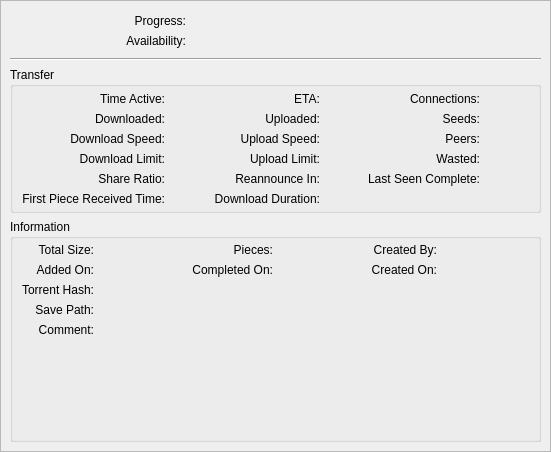
<?xml version="1.0" encoding="UTF-8"?>
<ui version="4.0">
 <class>PropertiesWidget</class>
 <widget class="QWidget" name="PropertiesWidget">
  <property name="geometry">
   <rect>
    <x>0</x>
    <y>0</y>
    <width>551</width>
    <height>452</height>
   </rect>
  </property>
  <layout class="QVBoxLayout" name="verticalLayout">
   <property name="leftMargin">
    <number>0</number>
   </property>
   <property name="topMargin">
    <number>0</number>
   </property>
   <property name="rightMargin">
    <number>0</number>
   </property>
   <property name="bottomMargin">
    <number>0</number>
   </property>
   <property name="spacing">
    <number>0</number>
   </property>
   <item>
    <widget class="QStackedWidget" name="stackedProperties">
     <property name="currentIndex">
      <number>0</number>
     </property>
     <widget class="QWidget" name="pageGeneral">
      <layout class="QVBoxLayout" name="verticalLayout_7">
       <property name="leftMargin">
        <number>0</number>
       </property>
       <property name="topMargin">
        <number>0</number>
       </property>
       <property name="rightMargin">
        <number>0</number>
       </property>
       <property name="bottomMargin">
        <number>0</number>
       </property>
       <item>
        <widget class="QScrollArea" name="scrollArea">
         <property name="widgetResizable">
          <bool>true</bool>
         </property>
         <widget class="QWidget" name="scrollAreaWidgetContents">
          <property name="geometry">
           <rect>
            <x>0</x>
            <y>0</y>
            <width>549</width>
            <height>450</height>
           </rect>
          </property>
          <layout class="QVBoxLayout" name="verticalLayout_2">
           <item>
            <widget class="QWidget" name="groupBar" native="true">
             <layout class="QGridLayout" name="groupBarLayout">
              <property name="topMargin">
               <number>4</number>
              </property>
              <property name="bottomMargin">
               <number>4</number>
              </property>
              <item row="0" column="0">
               <widget class="QLabel" name="labelDownloadedPieces">
                <property name="sizePolicy">
                 <sizepolicy hsizetype="Minimum" vsizetype="Preferred">
                  <horstretch>0</horstretch>
                  <verstretch>0</verstretch>
                 </sizepolicy>
                </property>
                <property name="text">
                 <string>Progress:</string>
                </property>
                <property name="alignment">
                 <set>Qt::AlignRight|Qt::AlignTrailing|Qt::AlignVCenter</set>
                </property>
               </widget>
              </item>
              <item row="0" column="2">
               <widget class="QLabel" name="labelProgressVal">
                <property name="sizePolicy">
                 <sizepolicy hsizetype="Minimum" vsizetype="Preferred">
                  <horstretch>0</horstretch>
                  <verstretch>0</verstretch>
                 </sizepolicy>
                </property>
                <property name="textFormat">
                 <enum>Qt::PlainText</enum>
                </property>
               </widget>
              </item>
              <item row="1" column="0">
               <widget class="QLabel" name="labelPiecesAvailability">
                <property name="sizePolicy">
                 <sizepolicy hsizetype="Minimum" vsizetype="Preferred">
                  <horstretch>0</horstretch>
                  <verstretch>0</verstretch>
                 </sizepolicy>
                </property>
                <property name="text">
                 <string>Availability:</string>
                </property>
                <property name="alignment">
                 <set>Qt::AlignRight|Qt::AlignTrailing|Qt::AlignVCenter</set>
                </property>
               </widget>
              </item>
              <item row="1" column="2">
               <widget class="QLabel" name="labelAverageAvailabilityVal">
                <property name="sizePolicy">
                 <sizepolicy hsizetype="Minimum" vsizetype="Preferred">
                  <horstretch>0</horstretch>
                  <verstretch>0</verstretch>
                 </sizepolicy>
                </property>
                <property name="textFormat">
                 <enum>Qt::PlainText</enum>
                </property>
               </widget>
              </item>
              <item row="1" column="1">
               <widget class="QLabel" name="tempAvailabilityBarArea">
                <property name="textFormat">
                 <enum>Qt::PlainText</enum>
                </property>
               </widget>
              </item>
              <item row="0" column="1">
               <widget class="QLabel" name="tempProgressBarArea">
                <property name="textFormat">
                 <enum>Qt::PlainText</enum>
                </property>
               </widget>
              </item>
             </layout>
            </widget>
           </item>
           <item>
            <widget class="Line" name="lineBelowBars">
             <property name="orientation">
              <enum>Qt::Horizontal</enum>
             </property>
            </widget>
           </item>
           <item>
            <widget class="QGroupBox" name="groupTransferBox">
             <property name="title">
              <string>Transfer</string>
             </property>
             <layout class="QGridLayout" name="gridLayout_2">
              <property name="topMargin">
               <number>5</number>
              </property>
              <property name="bottomMargin">
               <number>4</number>
              </property>
              <item row="2" column="1">
               <widget class="QLabel" name="labelDlSpeedVal">
                <property name="sizePolicy">
                 <sizepolicy hsizetype="Expanding" vsizetype="Preferred">
                  <horstretch>0</horstretch>
                  <verstretch>0</verstretch>
                 </sizepolicy>
                </property>
                <property name="textFormat">
                 <enum>Qt::PlainText</enum>
                </property>
               </widget>
              </item>
              <item row="2" column="2">
               <widget class="QLabel" name="labelUpSpeed">
                <property name="sizePolicy">
                 <sizepolicy hsizetype="Minimum" vsizetype="Preferred">
                  <horstretch>0</horstretch>
                  <verstretch>0</verstretch>
                 </sizepolicy>
                </property>
                <property name="text">
                 <string>Upload Speed:</string>
                </property>
                <property name="alignment">
                 <set>Qt::AlignRight|Qt::AlignTrailing|Qt::AlignVCenter</set>
                </property>
               </widget>
              </item>
              <item row="2" column="3" colspan="4">
               <widget class="QLabel" name="labelUpSpeedVal">
                <property name="sizePolicy">
                 <sizepolicy hsizetype="Expanding" vsizetype="Preferred">
                  <horstretch>0</horstretch>
                  <verstretch>0</verstretch>
                 </sizepolicy>
                </property>
                <property name="textFormat">
                 <enum>Qt::PlainText</enum>
                </property>
               </widget>
              </item>
              <item row="2" column="4">
               <widget class="QLabel" name="labelPeers">
                <property name="sizePolicy">
                 <sizepolicy hsizetype="Minimum" vsizetype="Preferred">
                  <horstretch>0</horstretch>
                  <verstretch>0</verstretch>
                 </sizepolicy>
                </property>
                <property name="text">
                 <string>Peers:</string>
                </property>
                <property name="alignment">
                 <set>Qt::AlignRight|Qt::AlignTrailing|Qt::AlignVCenter</set>
                </property>
               </widget>
              </item>
              <item row="0" column="4">
               <widget class="QLabel" name="labelConnections">
                <property name="sizePolicy">
                 <sizepolicy hsizetype="Minimum" vsizetype="Preferred">
                  <horstretch>0</horstretch>
                  <verstretch>0</verstretch>
                 </sizepolicy>
                </property>
                <property name="text">
                 <string>Connections:</string>
                </property>
                <property name="alignment">
                 <set>Qt::AlignRight|Qt::AlignTrailing|Qt::AlignVCenter</set>
                </property>
               </widget>
              </item>
              <item row="4" column="3">
               <widget class="QLabel" name="labelReannounceInVal">
                <property name="sizePolicy">
                 <sizepolicy hsizetype="Expanding" vsizetype="Preferred">
                  <horstretch>0</horstretch>
                  <verstretch>0</verstretch>
                 </sizepolicy>
                </property>
                <property name="textFormat">
                 <enum>Qt::PlainText</enum>
                </property>
               </widget>
              </item>
              <item row="0" column="3">
               <widget class="QLabel" name="labelETAVal">
                <property name="sizePolicy">
                 <sizepolicy hsizetype="Expanding" vsizetype="Preferred">
                  <horstretch>0</horstretch>
                  <verstretch>0</verstretch>
                 </sizepolicy>
                </property>
                <property name="textFormat">
                 <enum>Qt::PlainText</enum>
                </property>
               </widget>
              </item>
              <item row="3" column="0">
               <widget class="QLabel" name="labelDlLimit">
                <property name="sizePolicy">
                 <sizepolicy hsizetype="Minimum" vsizetype="Preferred">
                  <horstretch>0</horstretch>
                  <verstretch>0</verstretch>
                 </sizepolicy>
                </property>
                <property name="text">
                 <string>Download Limit:</string>
                </property>
                <property name="alignment">
                 <set>Qt::AlignRight|Qt::AlignTrailing|Qt::AlignVCenter</set>
                </property>
               </widget>
              </item>
              <item row="4" column="0">
               <widget class="QLabel" name="labelRatio">
                <property name="sizePolicy">
                 <sizepolicy hsizetype="Minimum" vsizetype="Preferred">
                  <horstretch>0</horstretch>
                  <verstretch>0</verstretch>
                 </sizepolicy>
                </property>
                <property name="text">
                 <string>Share Ratio:</string>
                </property>
                <property name="alignment">
                 <set>Qt::AlignRight|Qt::AlignTrailing|Qt::AlignVCenter</set>
                </property>
               </widget>
              </item>
              <item row="0" column="5">
               <widget class="QLabel" name="labelConnectionsVal">
                <property name="sizePolicy">
                 <sizepolicy hsizetype="Expanding" vsizetype="Preferred">
                  <horstretch>0</horstretch>
                  <verstretch>0</verstretch>
                 </sizepolicy>
                </property>
                <property name="textFormat">
                 <enum>Qt::PlainText</enum>
                </property>
               </widget>
              </item>
              <item row="2" column="5">
               <widget class="QLabel" name="labelPeersVal">
                <property name="sizePolicy">
                 <sizepolicy hsizetype="Expanding" vsizetype="Preferred">
                  <horstretch>0</horstretch>
                  <verstretch>0</verstretch>
                 </sizepolicy>
                </property>
                <property name="textFormat">
                 <enum>Qt::PlainText</enum>
                </property>
               </widget>
              </item>
              <item row="1" column="0">
               <widget class="QLabel" name="labelDownloaded">
                <property name="sizePolicy">
                 <sizepolicy hsizetype="Minimum" vsizetype="Preferred">
                  <horstretch>0</horstretch>
                  <verstretch>0</verstretch>
                 </sizepolicy>
                </property>
                <property name="text">
                 <string>Downloaded:</string>
                </property>
                <property name="alignment">
                 <set>Qt::AlignRight|Qt::AlignTrailing|Qt::AlignVCenter</set>
                </property>
               </widget>
              </item>
              <item row="3" column="2">
               <widget class="QLabel" name="labelUpLimit">
                <property name="sizePolicy">
                 <sizepolicy hsizetype="Minimum" vsizetype="Preferred">
                  <horstretch>0</horstretch>
                  <verstretch>0</verstretch>
                 </sizepolicy>
                </property>
                <property name="text">
                 <string>Upload Limit:</string>
                </property>
                <property name="alignment">
                 <set>Qt::AlignRight|Qt::AlignTrailing|Qt::AlignVCenter</set>
                </property>
               </widget>
              </item>
              <item row="4" column="4">
               <widget class="QLabel" name="labelLastSeenComplete">
                <property name="sizePolicy">
                 <sizepolicy hsizetype="Minimum" vsizetype="Preferred">
                  <horstretch>0</horstretch>
                  <verstretch>0</verstretch>
                 </sizepolicy>
                </property>
                <property name="text">
                 <string>Last Seen Complete:</string>
                </property>
                <property name="alignment">
                 <set>Qt::AlignRight|Qt::AlignTrailing|Qt::AlignVCenter</set>
                </property>
               </widget>
              </item>
              <item row="3" column="1">
               <widget class="QLabel" name="labelDlLimitVal">
                <property name="sizePolicy">
                 <sizepolicy hsizetype="Expanding" vsizetype="Preferred">
                  <horstretch>0</horstretch>
                  <verstretch>0</verstretch>
                 </sizepolicy>
                </property>
                <property name="textFormat">
                 <enum>Qt::PlainText</enum>
                </property>
               </widget>
              </item>
              <item row="1" column="3" colspan="4">
               <widget class="QLabel" name="labelUpTotalVal">
                <property name="sizePolicy">
                 <sizepolicy hsizetype="Expanding" vsizetype="Preferred">
                  <horstretch>0</horstretch>
                  <verstretch>0</verstretch>
                 </sizepolicy>
                </property>
                <property name="textFormat">
                 <enum>Qt::PlainText</enum>
                </property>
               </widget>
              </item>
              <item row="4" column="2">
               <widget class="QLabel" name="labelReannounceIn">
                <property name="sizePolicy">
                 <sizepolicy hsizetype="Minimum" vsizetype="Preferred">
                  <horstretch>0</horstretch>
                  <verstretch>0</verstretch>
                 </sizepolicy>
                </property>
                <property name="text">
                 <string>Reannounce In:</string>
                </property>
                <property name="alignment">
                 <set>Qt::AlignRight|Qt::AlignTrailing|Qt::AlignVCenter</set>
                </property>
               </widget>
              </item>
              <item row="4" column="5">
               <widget class="QLabel" name="labelLastSeenCompleteVal">
                <property name="sizePolicy">
                 <sizepolicy hsizetype="Expanding" vsizetype="Preferred">
                  <horstretch>0</horstretch>
                  <verstretch>0</verstretch>
                 </sizepolicy>
                </property>
                <property name="textFormat">
                 <enum>Qt::PlainText</enum>
                </property>
               </widget>
              </item>
              <item row="1" column="4">
               <widget class="QLabel" name="labelSeeds">
                <property name="sizePolicy">
                 <sizepolicy hsizetype="Minimum" vsizetype="Preferred">
                  <horstretch>0</horstretch>
                  <verstretch>0</verstretch>
                 </sizepolicy>
                </property>
                <property name="text">
                 <string>Seeds:</string>
                </property>
                <property name="alignment">
                 <set>Qt::AlignRight|Qt::AlignTrailing|Qt::AlignVCenter</set>
                </property>
               </widget>
              </item>
              <item row="2" column="0">
               <widget class="QLabel" name="labelDlSpeed">
                <property name="sizePolicy">
                 <sizepolicy hsizetype="Minimum" vsizetype="Preferred">
                  <horstretch>0</horstretch>
                  <verstretch>0</verstretch>
                 </sizepolicy>
                </property>
                <property name="text">
                 <string>Download Speed:</string>
                </property>
                <property name="alignment">
                 <set>Qt::AlignRight|Qt::AlignTrailing|Qt::AlignVCenter</set>
                </property>
               </widget>
              </item>
              <item row="1" column="1">
               <widget class="QLabel" name="labelDlTotalVal">
                <property name="sizePolicy">
                 <sizepolicy hsizetype="Expanding" vsizetype="Preferred">
                  <horstretch>0</horstretch>
                  <verstretch>0</verstretch>
                 </sizepolicy>
                </property>
                <property name="textFormat">
                 <enum>Qt::PlainText</enum>
                </property>
               </widget>
              </item>
              <item row="3" column="5">
               <widget class="QLabel" name="labelWastedVal">
                <property name="sizePolicy">
                 <sizepolicy hsizetype="Expanding" vsizetype="Preferred">
                  <horstretch>0</horstretch>
                  <verstretch>0</verstretch>
                 </sizepolicy>
                </property>
                <property name="textFormat">
                 <enum>Qt::PlainText</enum>
                </property>
               </widget>
              </item>
                 <item row="5" column="3">
                     <widget class="QLabel" name="labelDlDurationVal">
                         <property name="sizePolicy">
                             <sizepolicy hsizetype="Expanding" vsizetype="Preferred">
                                 <horstretch>0</horstretch>
                                 <verstretch>0</verstretch>
                             </sizepolicy>
                         </property>
                         <property name="textFormat">
                             <enum>Qt::PlainText</enum>
                         </property>
                     </widget>
                 </item>
                 <item row="5" column="1">
                     <widget class="QLabel" name="labelFirstPieceVal">
                         <property name="sizePolicy">
                             <sizepolicy hsizetype="Expanding" vsizetype="Preferred">
                                 <horstretch>0</horstretch>
                                 <verstretch>0</verstretch>
                             </sizepolicy>
                         </property>
                         <property name="textFormat">
                             <enum>Qt::PlainText</enum>
                         </property>
                     </widget>
                 </item>
            
              <item row="4" column="1">
               <widget class="QLabel" name="labelShareRatioVal">
                <property name="sizePolicy">
                 <sizepolicy hsizetype="Expanding" vsizetype="Preferred">
                  <horstretch>0</horstretch>
                  <verstretch>0</verstretch>
                 </sizepolicy>
                </property>
                <property name="textFormat">
                 <enum>Qt::PlainText</enum>
                </property>
               </widget>
              </item>
              <item row="1" column="2">
               <widget class="QLabel" name="labelUploaded">
                <property name="sizePolicy">
                 <sizepolicy hsizetype="Minimum" vsizetype="Preferred">
                  <horstretch>0</horstretch>
                  <verstretch>0</verstretch>
                 </sizepolicy>
                </property>
                <property name="text">
                 <string>Uploaded:</string>
                </property>
                <property name="alignment">
                 <set>Qt::AlignRight|Qt::AlignTrailing|Qt::AlignVCenter</set>
                </property>
               </widget>
              </item>
              <item row="1" column="5">
               <widget class="QLabel" name="labelSeedsVal">
                <property name="sizePolicy">
                 <sizepolicy hsizetype="Expanding" vsizetype="Preferred">
                  <horstretch>0</horstretch>
                  <verstretch>0</verstretch>
                 </sizepolicy>
                </property>
                <property name="textFormat">
                 <enum>Qt::PlainText</enum>
                </property>
               </widget>
              </item>
              <item row="0" column="1">
               <widget class="QLabel" name="labelElapsedVal">
                <property name="sizePolicy">
                 <sizepolicy hsizetype="Expanding" vsizetype="Preferred">
                  <horstretch>0</horstretch>
                  <verstretch>0</verstretch>
                 </sizepolicy>
                </property>
                <property name="textFormat">
                 <enum>Qt::PlainText</enum>
                </property>
               </widget>
              </item>
              <item row="0" column="0">
               <widget class="QLabel" name="labelTimeActive">
                <property name="sizePolicy">
                 <sizepolicy hsizetype="Minimum" vsizetype="Preferred">
                  <horstretch>0</horstretch>
                  <verstretch>0</verstretch>
                 </sizepolicy>
                </property>
                <property name="text">
                 <string extracomment="Time (duration) the torrent is active (not paused)">Time Active:</string>
                </property>
                <property name="alignment">
                 <set>Qt::AlignRight|Qt::AlignTrailing|Qt::AlignVCenter</set>
                </property>
               </widget>
              </item>
              <item row="3" column="3">
               <widget class="QLabel" name="labelUpLimitVal">
                <property name="sizePolicy">
                 <sizepolicy hsizetype="Expanding" vsizetype="Preferred">
                  <horstretch>0</horstretch>
                  <verstretch>0</verstretch>
                 </sizepolicy>
                </property>
                <property name="textFormat">
                 <enum>Qt::PlainText</enum>
                </property>
               </widget>
              </item>
              <item row="0" column="2">
               <widget class="QLabel" name="labelETA">
                <property name="sizePolicy">
                 <sizepolicy hsizetype="Minimum" vsizetype="Preferred">
                  <horstretch>0</horstretch>
                  <verstretch>0</verstretch>
                 </sizepolicy>
                </property>
                <property name="text">
                 <string>ETA:</string>
                </property>
                <property name="alignment">
                 <set>Qt::AlignRight|Qt::AlignTrailing|Qt::AlignVCenter</set>
                </property>
               </widget>
              </item>
              <item row="3" column="4">
               <widget class="QLabel" name="labelWasted">
                <property name="sizePolicy">
                 <sizepolicy hsizetype="Minimum" vsizetype="Preferred">
                  <horstretch>0</horstretch>
                  <verstretch>0</verstretch>
                 </sizepolicy>
                </property>
                <property name="text">
                 <string>Wasted:</string>
                </property>
                <property name="alignment">
                 <set>Qt::AlignRight|Qt::AlignTrailing|Qt::AlignVCenter</set>
                </property>
               </widget>
              </item>
                <item row="5" column="2">
                    <widget class="QLabel" name="labelDlDuration">
                        <property name="sizePolicy">
                            <sizepolicy hsizetype="Minimum" vsizetype="Preferred">
                                <horstretch>0</horstretch>
                                <verstretch>0</verstretch>
                            </sizepolicy>
                        </property>
                        <property name="text">
                            <string>Download Duration:</string>
                        </property>
                        <property name="alignment">
                            <set>Qt::AlignRight|Qt::AlignTrailing|Qt::AlignVCenter</set>
                        </property>
                    </widget>
                </item>
              <item row="5" column="0">
                  <widget class="QLabel" name="labelFirstPiece">
                      <property name="sizePolicy">
                          <sizepolicy hsizetype="Minimum" vsizetype="Preferred">
                              <horstretch>0</horstretch>
                              <verstretch>0</verstretch>
                          </sizepolicy>
                      </property>
                      <property name="text">
                          <string>First Piece Received Time:</string>
                      </property>
                      <property name="alignment">
                          <set>Qt::AlignRight|Qt::AlignTrailing|Qt::AlignVCenter</set>
                      </property>
                  </widget>
              </item>
             </layout>
            </widget>
           </item>
           <item>
            <widget class="QGroupBox" name="groupInfosBox">
             <property name="title">
              <string>Information</string>
             </property>
             <layout class="QGridLayout" name="gridLayout">
              <property name="topMargin">
               <number>4</number>
              </property>
              <property name="bottomMargin">
               <number>2</number>
              </property>
              <item row="0" column="0">
               <widget class="QLabel" name="labelTotalSize">
                <property name="sizePolicy">
                 <sizepolicy hsizetype="Minimum" vsizetype="Preferred">
                  <horstretch>0</horstretch>
                  <verstretch>0</verstretch>
                 </sizepolicy>
                </property>
                <property name="text">
                 <string>Total Size:</string>
                </property>
                <property name="alignment">
                 <set>Qt::AlignRight|Qt::AlignTrailing|Qt::AlignVCenter</set>
                </property>
               </widget>
              </item>
              <item row="0" column="1">
               <widget class="QLabel" name="labelTotalSizeVal">
                <property name="sizePolicy">
                 <sizepolicy hsizetype="Expanding" vsizetype="Preferred">
                  <horstretch>0</horstretch>
                  <verstretch>0</verstretch>
                 </sizepolicy>
                </property>
                <property name="textFormat">
                 <enum>Qt::PlainText</enum>
                </property>
               </widget>
              </item>
              <item row="0" column="2">
               <widget class="QLabel" name="labelTotalPieces">
                <property name="sizePolicy">
                 <sizepolicy hsizetype="Minimum" vsizetype="Preferred">
                  <horstretch>0</horstretch>
                  <verstretch>0</verstretch>
                 </sizepolicy>
                </property>
                <property name="text">
                 <string>Pieces:</string>
                </property>
                <property name="alignment">
                 <set>Qt::AlignRight|Qt::AlignTrailing|Qt::AlignVCenter</set>
                </property>
               </widget>
              </item>
              <item row="0" column="3">
               <widget class="QLabel" name="labelTotalPiecesVal">
                <property name="sizePolicy">
                 <sizepolicy hsizetype="Expanding" vsizetype="Preferred">
                  <horstretch>0</horstretch>
                  <verstretch>0</verstretch>
                 </sizepolicy>
                </property>
                <property name="textFormat">
                 <enum>Qt::PlainText</enum>
                </property>
               </widget>
              </item>
              <item row="0" column="4">
               <widget class="QLabel" name="labelCreatedBy">
                <property name="sizePolicy">
                 <sizepolicy hsizetype="Minimum" vsizetype="Preferred">
                  <horstretch>0</horstretch>
                  <verstretch>0</verstretch>
                 </sizepolicy>
                </property>
                <property name="text">
                 <string>Created By:</string>
                </property>
                <property name="alignment">
                 <set>Qt::AlignRight|Qt::AlignTrailing|Qt::AlignVCenter</set>
                </property>
               </widget>
              </item>
              <item row="0" column="5">
               <widget class="QLabel" name="labelCreatedByVal">
                <property name="sizePolicy">
                 <sizepolicy hsizetype="Expanding" vsizetype="Preferred">
                  <horstretch>0</horstretch>
                  <verstretch>0</verstretch>
                 </sizepolicy>
                </property>
                <property name="textFormat">
                 <enum>Qt::PlainText</enum>
                </property>
               </widget>
              </item>
              <item row="1" column="0">
               <widget class="QLabel" name="labelAddedOn">
                <property name="sizePolicy">
                 <sizepolicy hsizetype="Minimum" vsizetype="Preferred">
                  <horstretch>0</horstretch>
                  <verstretch>0</verstretch>
                 </sizepolicy>
                </property>
                <property name="text">
                 <string>Added On:</string>
                </property>
                <property name="alignment">
                 <set>Qt::AlignRight|Qt::AlignTrailing|Qt::AlignVCenter</set>
                </property>
               </widget>
              </item>
              <item row="1" column="1">
               <widget class="QLabel" name="labelAddedOnVal">
                <property name="sizePolicy">
                 <sizepolicy hsizetype="Expanding" vsizetype="Preferred">
                  <horstretch>0</horstretch>
                  <verstretch>0</verstretch>
                 </sizepolicy>
                </property>
                <property name="textFormat">
                 <enum>Qt::PlainText</enum>
                </property>
               </widget>
              </item>
              <item row="1" column="2">
               <widget class="QLabel" name="labelCompletedOn">
                <property name="sizePolicy">
                 <sizepolicy hsizetype="Minimum" vsizetype="Preferred">
                  <horstretch>0</horstretch>
                  <verstretch>0</verstretch>
                 </sizepolicy>
                </property>
                <property name="text">
                 <string>Completed On:</string>
                </property>
                <property name="alignment">
                 <set>Qt::AlignRight|Qt::AlignTrailing|Qt::AlignVCenter</set>
                </property>
               </widget>
              </item>
              <item row="1" column="3">
               <widget class="QLabel" name="labelCompletedOnVal">
                <property name="sizePolicy">
                 <sizepolicy hsizetype="Expanding" vsizetype="Preferred">
                  <horstretch>0</horstretch>
                  <verstretch>0</verstretch>
                 </sizepolicy>
                </property>
                <property name="textFormat">
                 <enum>Qt::PlainText</enum>
                </property>
               </widget>
              </item>
              <item row="1" column="4">
               <widget class="QLabel" name="labelCreatedOn">
                <property name="sizePolicy">
                 <sizepolicy hsizetype="Minimum" vsizetype="Preferred">
                  <horstretch>0</horstretch>
                  <verstretch>0</verstretch>
                 </sizepolicy>
                </property>
                <property name="text">
                 <string>Created On:</string>
                </property>
                <property name="alignment">
                 <set>Qt::AlignRight|Qt::AlignTrailing|Qt::AlignVCenter</set>
                </property>
               </widget>
              </item>
              <item row="1" column="5">
               <widget class="QLabel" name="labelCreatedOnVal">
                <property name="sizePolicy">
                 <sizepolicy hsizetype="Expanding" vsizetype="Preferred">
                  <horstretch>0</horstretch>
                  <verstretch>0</verstretch>
                 </sizepolicy>
                </property>
                <property name="textFormat">
                 <enum>Qt::PlainText</enum>
                </property>
               </widget>
              </item>
              <item row="2" column="0">
               <widget class="QLabel" name="labelHash">
                <property name="sizePolicy">
                 <sizepolicy hsizetype="Minimum" vsizetype="Preferred">
                  <horstretch>0</horstretch>
                  <verstretch>0</verstretch>
                 </sizepolicy>
                </property>
                <property name="text">
                 <string>Torrent Hash:</string>
                </property>
                <property name="alignment">
                 <set>Qt::AlignRight|Qt::AlignTrailing|Qt::AlignVCenter</set>
                </property>
               </widget>
              </item>
              <item row="2" column="1" colspan="5">
               <widget class="QLabel" name="labelHashVal">
                <property name="sizePolicy">
                 <sizepolicy hsizetype="Expanding" vsizetype="Preferred">
                  <horstretch>0</horstretch>
                  <verstretch>0</verstretch>
                 </sizepolicy>
                </property>
                <property name="textFormat">
                 <enum>Qt::PlainText</enum>
                </property>
                <property name="textInteractionFlags">
                 <set>Qt::TextSelectableByMouse</set>
                </property>
               </widget>
              </item>
              <item row="3" column="0">
               <widget class="QLabel" name="labelSavePath">
                <property name="sizePolicy">
                 <sizepolicy hsizetype="Minimum" vsizetype="Preferred">
                  <horstretch>0</horstretch>
                  <verstretch>0</verstretch>
                 </sizepolicy>
                </property>
                <property name="text">
                 <string>Save Path:</string>
                </property>
                <property name="alignment">
                 <set>Qt::AlignRight|Qt::AlignTop|Qt::AlignTrailing</set>
                </property>
               </widget>
              </item>
              <item row="3" column="1" colspan="5">
               <widget class="QLabel" name="labelSavePathVal">
                <property name="sizePolicy">
                 <sizepolicy hsizetype="Expanding" vsizetype="Preferred">
                  <horstretch>0</horstretch>
                  <verstretch>0</verstretch>
                 </sizepolicy>
                </property>
                <property name="textFormat">
                 <enum>Qt::PlainText</enum>
                </property>
                <property name="wordWrap">
                 <bool>true</bool>
                </property>
                <property name="textInteractionFlags">
                 <set>Qt::TextSelectableByMouse</set>
                </property>
               </widget>
              </item>
              <item row="4" column="0">
               <widget class="QLabel" name="labelComment">
                <property name="sizePolicy">
                 <sizepolicy hsizetype="Minimum" vsizetype="Preferred">
                  <horstretch>0</horstretch>
                  <verstretch>0</verstretch>
                 </sizepolicy>
                </property>
                <property name="text">
                 <string>Comment:</string>
                </property>
                <property name="alignment">
                 <set>Qt::AlignRight|Qt::AlignTop|Qt::AlignTrailing</set>
                </property>
               </widget>
              </item>
              <item row="4" column="1" colspan="5">
               <widget class="QLabel" name="labelCommentVal">
                <property name="sizePolicy">
                 <sizepolicy hsizetype="Expanding" vsizetype="Expanding">
                  <horstretch>0</horstretch>
                  <verstretch>0</verstretch>
                 </sizepolicy>
                </property>
                <property name="textFormat">
                 <enum>Qt::RichText</enum>
                </property>
                <property name="alignment">
                 <set>Qt::AlignLeading|Qt::AlignLeft|Qt::AlignTop</set>
                </property>
                <property name="wordWrap">
                 <bool>true</bool>
                </property>
                <property name="openExternalLinks">
                 <bool>true</bool>
                </property>
                <property name="textInteractionFlags">
                 <set>Qt::TextBrowserInteraction</set>
                </property>
                <property name="openLinks" stdset="0">
                 <bool>true</bool>
                </property>
               </widget>
              </item>
             </layout>
            </widget>
           </item>
          </layout>
         </widget>
        </widget>
       </item>
      </layout>
     </widget>
     <widget class="QWidget" name="pageTrackers">
      <layout class="QHBoxLayout" name="hBoxLayoutTrackers">
       <property name="leftMargin">
        <number>0</number>
       </property>
       <property name="topMargin">
        <number>0</number>
       </property>
       <property name="rightMargin">
        <number>0</number>
       </property>
       <property name="bottomMargin">
        <number>0</number>
       </property>
       <item>
        <layout class="QVBoxLayout" name="verticalLayout_10">
         <item>
          <spacer name="verticalSpacer_2">
           <property name="orientation">
            <enum>Qt::Vertical</enum>
           </property>
           <property name="sizeHint" stdset="0">
            <size>
             <width>20</width>
             <height>40</height>
            </size>
           </property>
          </spacer>
         </item>
         <item>
          <widget class="QPushButton" name="trackerUpButton"/>
         </item>
         <item>
          <widget class="QPushButton" name="trackerDownButton"/>
         </item>
         <item>
          <spacer name="verticalSpacer_3">
           <property name="orientation">
            <enum>Qt::Vertical</enum>
           </property>
           <property name="sizeHint" stdset="0">
            <size>
             <width>20</width>
             <height>40</height>
            </size>
           </property>
          </spacer>
         </item>
        </layout>
       </item>
      </layout>
     </widget>
     <widget class="QWidget" name="pagePeers">
      <layout class="QVBoxLayout" name="vBoxLayoutPeerPage">
       <property name="leftMargin">
        <number>0</number>
       </property>
       <property name="topMargin">
        <number>0</number>
       </property>
       <property name="rightMargin">
        <number>0</number>
       </property>
       <property name="bottomMargin">
        <number>0</number>
       </property>
      </layout>
     </widget>
     <widget class="QWidget" name="pageSources">
      <layout class="QVBoxLayout" name="verticalLayout_9">
       <property name="leftMargin">
        <number>0</number>
       </property>
       <property name="topMargin">
        <number>0</number>
       </property>
       <property name="rightMargin">
        <number>0</number>
       </property>
       <property name="bottomMargin">
        <number>0</number>
       </property>
       <item>
        <widget class="QListWidget" name="listWebSeeds">
         <property name="contextMenuPolicy">
          <enum>Qt::CustomContextMenu</enum>
         </property>
         <property name="selectionMode">
          <enum>QAbstractItemView::ExtendedSelection</enum>
         </property>
        </widget>
       </item>
      </layout>
     </widget>
     <widget class="QWidget" name="pageContents">
      <layout class="QVBoxLayout" name="verticalLayout_3">
       <property name="spacing">
        <number>3</number>
       </property>
       <property name="leftMargin">
        <number>0</number>
       </property>
       <property name="topMargin">
        <number>0</number>
       </property>
       <property name="rightMargin">
        <number>0</number>
       </property>
       <property name="bottomMargin">
        <number>0</number>
       </property>
       <item>
        <layout class="QHBoxLayout" name="contentFilterLayout">
         <item>
          <widget class="QPushButton" name="selectAllButton">
           <property name="text">
            <string>Select All</string>
           </property>
          </widget>
         </item>
         <item>
          <widget class="QPushButton" name="selectNoneButton">
           <property name="text">
            <string>Select None</string>
           </property>
          </widget>
         </item>
         <item>
          <spacer name="horizontalSpacer">
           <property name="orientation">
            <enum>Qt::Horizontal</enum>
           </property>
           <property name="sizeHint" stdset="0">
            <size>
             <width>40</width>
             <height>20</height>
            </size>
           </property>
          </spacer>
         </item>
        </layout>
       </item>
       <item>
        <widget class="TorrentContentTreeView" name="filesList">
         <property name="contextMenuPolicy">
          <enum>Qt::CustomContextMenu</enum>
         </property>
         <property name="editTriggers">
          <set>QAbstractItemView::AllEditTriggers</set>
         </property>
         <property name="selectionMode">
          <enum>QAbstractItemView::ExtendedSelection</enum>
         </property>
         <property name="allColumnsShowFocus">
          <bool>true</bool>
         </property>
        </widget>
       </item>
      </layout>
     </widget>
     <widget class="QWidget" name="pageSpeed">
      <layout class="QVBoxLayout" name="speedLayout">
       <property name="leftMargin">
        <number>0</number>
       </property>
       <property name="topMargin">
        <number>0</number>
       </property>
       <property name="rightMargin">
        <number>0</number>
       </property>
       <property name="bottomMargin">
        <number>0</number>
       </property>
      </layout>
     </widget>
    </widget>
   </item>
  </layout>
 </widget>
 <customwidgets>
  <customwidget>
   <class>TorrentContentTreeView</class>
   <extends>QTreeView</extends>
   <header location="global">gui/torrentcontenttreeview.h</header>
  </customwidget>
 </customwidgets>
 <resources/>
 <connections/>
</ui>
